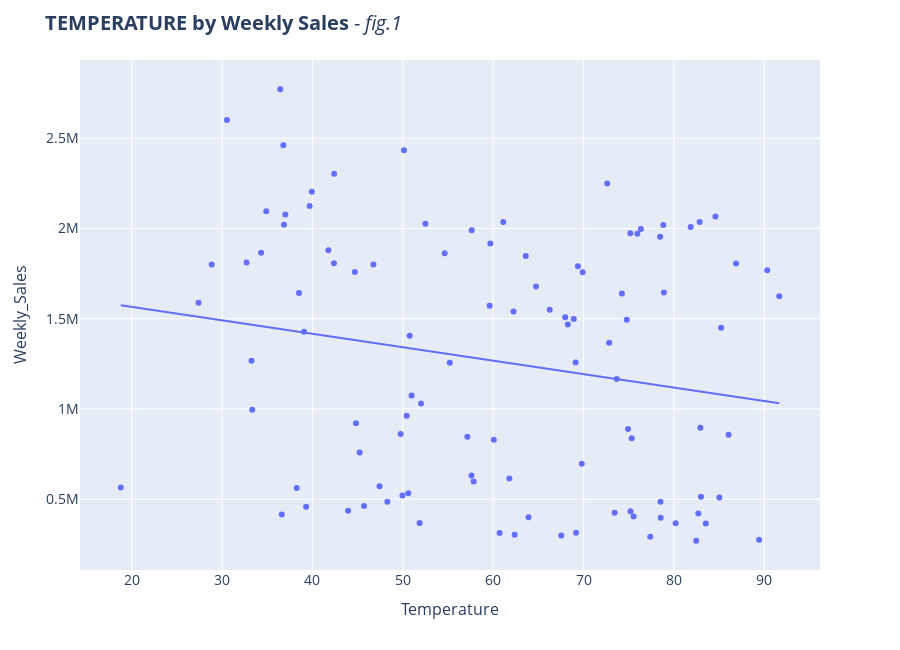
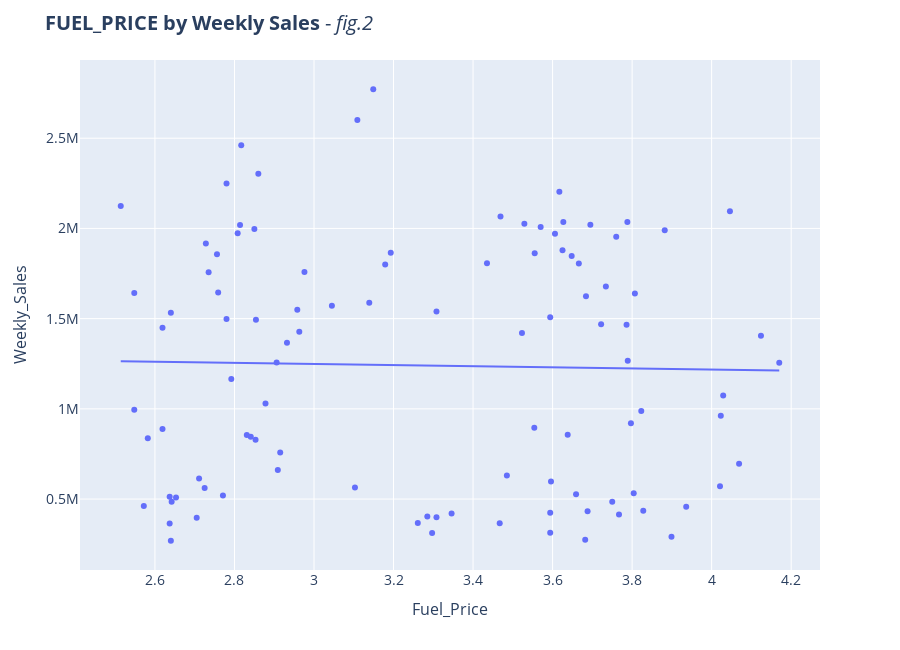
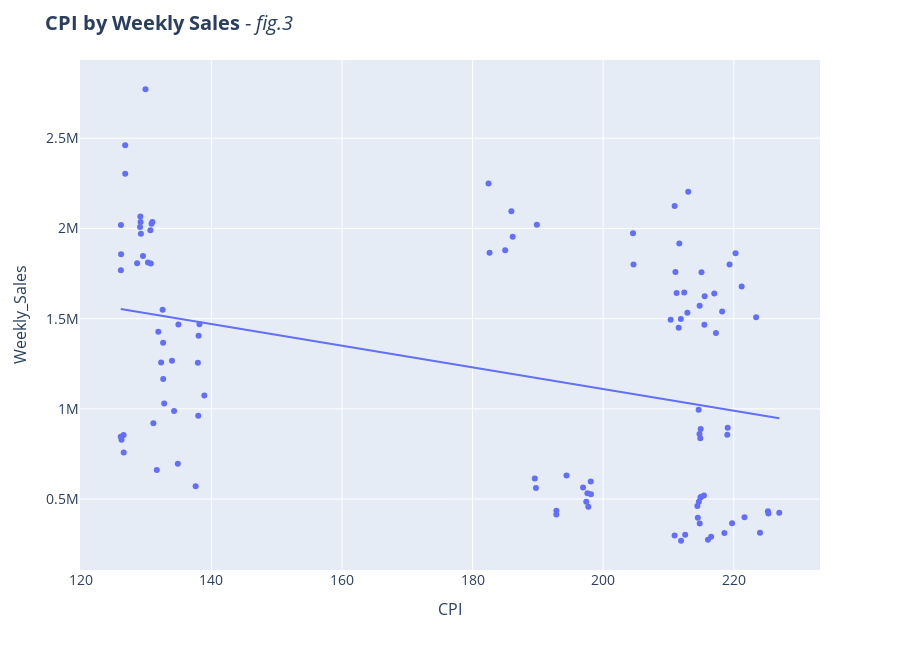
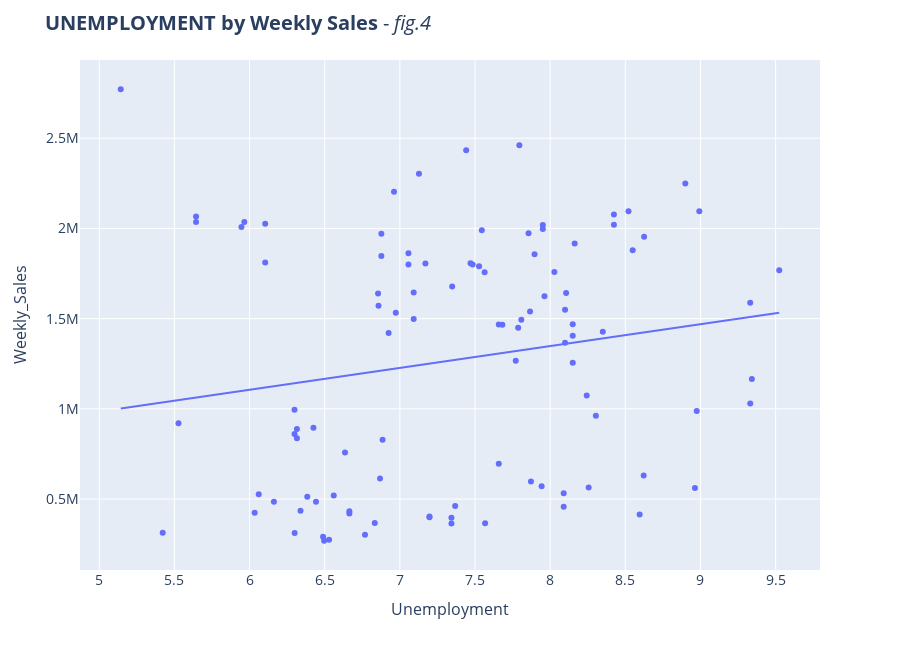

The notebook cell saved with these charts, in order:
### Markdown cell above
#### __FEATURES SCATTER IN FUNCTION OF WEEKLY SALES__

### Code cell
columns = ['Temperature', 'Fuel_Price', 'CPI', 'Unemployment', 'Year', 'Month']

fig_number = 0

for column in columns:

    fig_number += 1
    fig_number_updated = fig_number
    
    fig = px.scatter(df, x=column, y='Weekly_Sales', trendline = 'ols')

    fig.update_layout(
            height=650,
            title = f'<b>{column.upper()} by Weekly Sales</b> - <i>fig.{fig_number_updated}</i>',
            title_font={"size": 20},
            xaxis_tickfont_size=14,
            yaxis_tickfont_size=14,
            xaxis={'title_font': {'size': 16}},
            yaxis={'title_font': {'size': 16}}, 
        )

    fig.show()
